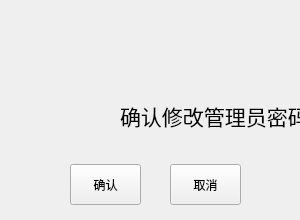
  <widget class="QWidget" name="widget_warn_man_pw" native="true">
   <property name="geometry">
    <rect>
     <x>380</x>
     <y>170</y>
     <width>300</width>
     <height>220</height>
    </rect>
   </property>
   <property name="styleSheet">
    <string notr="true">#widget_warn_man_pw
{
	background-image: url(:/picture/warnbackground.png);
}</string>
   </property>
   <widget class="QToolButton" name="toolButton_warn_manpw_enter">
    <property name="geometry">
     <rect>
      <x>70</x>
      <y>164</y>
      <width>71</width>
      <height>41</height>
     </rect>
    </property>
    <property name="text">
     <string>确认</string>
    </property>
   </widget>
   <widget class="QToolButton" name="toolButton_warn_manpw_cancel">
    <property name="geometry">
     <rect>
      <x>170</x>
      <y>164</y>
      <width>71</width>
      <height>41</height>
     </rect>
    </property>
    <property name="text">
     <string>取消</string>
    </property>
   </widget>
   <widget class="QLabel" name="label_21">
    <property name="geometry">
     <rect>
      <x>20</x>
      <y>70</y>
      <width>81</width>
      <height>81</height>
     </rect>
    </property>
    <property name="styleSheet">
     <string notr="true">border-image: url(:/picture/jinggao.png);</string>
    </property>
    <property name="text">
     <string/>
    </property>
   </widget>
   <widget class="QLabel" name="label_22">
    <property name="geometry">
     <rect>
      <x>120</x>
      <y>95</y>
      <width>191</width>
      <height>41</height>
     </rect>
    </property>
    <property name="font">
     <font>
      <pointsize>16</pointsize>
     </font>
    </property>
    <property name="text">
     <string>确认修改管理员密码？</string>
    </property>
   </widget>
  </widget>
